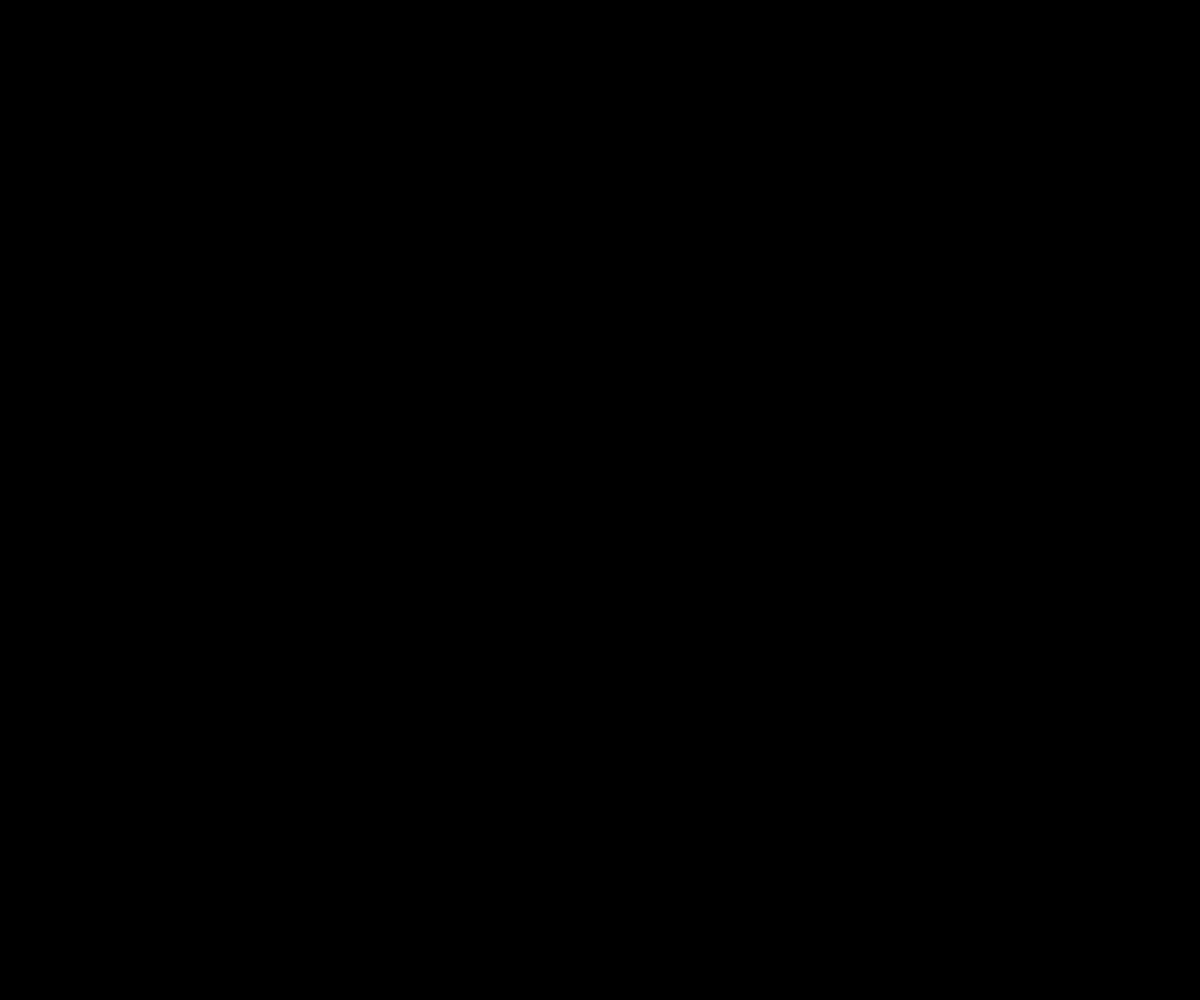
Frame 1 (no input)
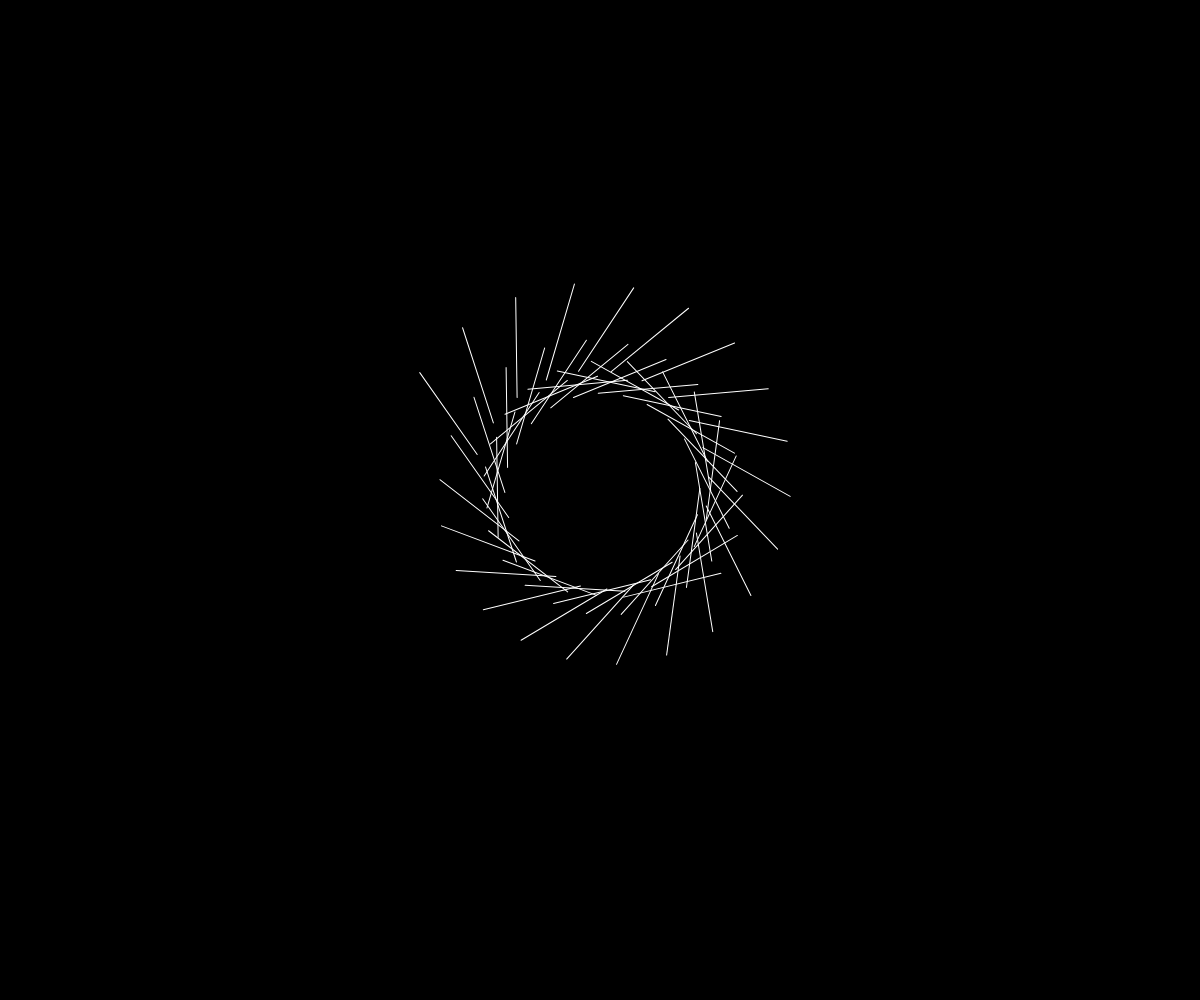
Frame 60 (no input)
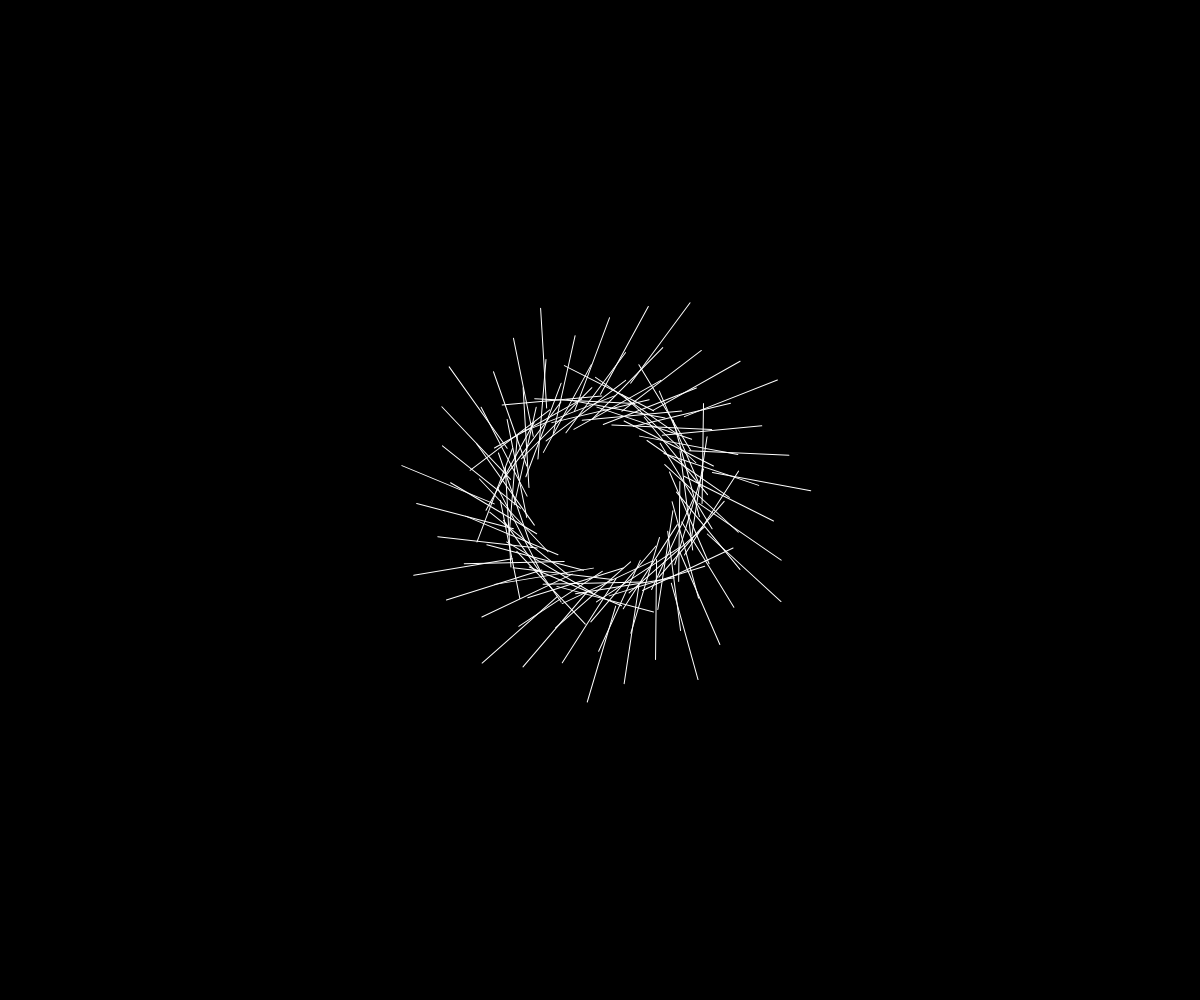
Frame 120 (the mouse pressed at the canvas centre since frame 60)

The p5.js sketch that drew these frames (run headless with seeded random() and noise() and a simulated clock; from frame 60 on, the mouse is pressed at the canvas centre):

// p5.js sketch
// ── sketch.js
var number = 5000; // number of shapes to draw
var size = 100; // size of each shape
var stepSize = 1; // size of each step
var opacity = 20; // color opacity [0-255]
var animate = true; // control animation [true or false]
var time = 0;


function setup() {
  createCanvas(windowWidth, windowHeight);
  //noStroke(); // disables drawing an outline
  frameRate(60)
}

function draw() {
  background(0);
  fill(255, opacity);
  translate(width / 2, height / 2);
  if (animate) number = frameCount;

  var goldenAngle = PI*time * (2.0*time - sqrt(3));
  rotate(time);
  for (var i = 0; i < number; i++) {
    translate(0, i * stepSize);
    rotate(goldenAngle);
    line(size, size, 0, size);
    stroke(255);
  }
  time += 0.001;
}
